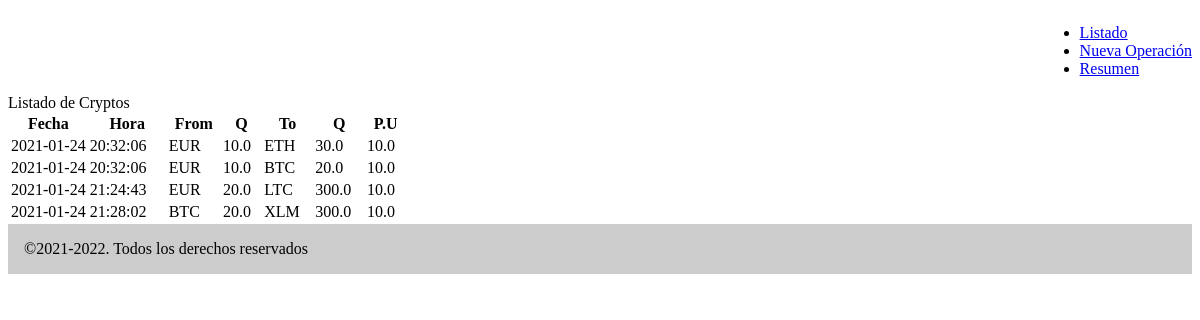
The page / on the database its author committed.
### tables this page shows
CREATE TABLE "movimientos" (
	"id"	INTEGER,
	"fecha"	TEXT NOT NULL,
	"hora"	TEXT NOT NULL,
	"monedafrom"	INTEGER NOT NULL,
	"cantidadfrom"	REAL NOT NULL,
	"monedato"	INTEGER NOT NULL,
	"cantidadto"	REAL NOT NULL,
	"conversion"	REAL,
	PRIMARY KEY("id" AUTOINCREMENT)
);

### movements/views.py (the view)
@app.route('/')
def listadoMovimientos():
    ingresos = acciones.busqueda('SELECT fecha, hora, monedafrom, cantidadfrom, monedato, cantidadto, conversion, id FROM movimientos;')
    return render_template("movimientos.html", datos=ingresos, title="Todos los movimientos")

### movements/acciones.py (called while the page is built)
def busqueda(query, params=()):
    conn = sqlite3.connect(DBFILE)
    cursor = conn.cursor()
    cursor.execute(query, params)
    conn.commit()
    registros = cursor.fetchall()
    conn.close()
    listaDeDiccionarios=consulta(registros,cursor)
    return listaDeDiccionarios

def consulta(registros,cursor):
    if len(registros) == 0:
        return registros
    columnNames = []
    for columnName in cursor.description:
        columnNames.append(columnName[0])
    listaDeDiccionarios = []
    for fila in registros:
        d = {}
        for ix, columnName in enumerate(columnNames):
            d[columnName] = fila[ix]
        listaDeDiccionarios.append(d)
    return listaDeDiccionarios

### movements/templates/movimientos.html (shortened to what this page needs)
{% extends "base.html" %}
        {% block titulo2 %} Listado de Cryptos{% endblock %}
        {% block contenido %}
        <div>
                {% if datos|length > 0 %}
                <table>
                <tr>
                        <th class="fecha">Fecha</th>
                        <th class="hora">Hora</th>
                        <th class="monedafrom">From</th>
                        <th class="cantidadfrom">Q</th>
                        <th class="monedato">To</th>
                        <th class="cantidadto">Q</th>
                        <th class="conversion">P.U</th>
                </tr>
                {% for registro in datos %}
                <tr>
                        <td>{{ registro['fecha'] }}</td>
                        <td>{{ registro['hora'] }}</td>
                        <td>{{ registro['monedafrom'] }}</td>
                        <td>{{ registro['cantidadfrom'] }}</td>
                        <td>{{ registro['monedato'] }}</td>
                        <td>{{ registro['cantidadto'] }}</td>
                        <td>{{ registro['conversion'] }}</td>
                </tr>
                {% endfor %}
                </table>
                {% else %}
                <p>Aún no has realizado ninguna compra, pulsa el +</p>
                {% endif %}
        </div>
        {% endblock %}

### movements/templates/base.html (shortened to what this page needs)
<!DOCTYPE html>
<html lang="en">
<head>
    <link rel="stylesheet" href="../static/estilos.css">
</head>
<body>
        <nav>
            <ul class="menu">
                <li class="item"><a href="/">Listado</a></li>
                <li class="item"><a href="/nuevacompra">Nueva Operación</a></li>
                <li class="item"><a href="/resumen">Resumen</a></li>
            </ul>
        </nav>
        <div>
            {% block titulo2 %}{% endblock %}
        </div>
        <section>
            {% block contenido %} {% endblock %}
        </section>
    <footer>
        &copy;2021-2022. Todos los derechos reservados
    </footer>
</body>
</html>

### movements/static/estilos.css (style rules this page uses)
body > header, body > main, body > footer { padding: 16px; background-image: url("C:\Users\josem\Sites\katas\FLASK_PROYECTO\movements\static\mundo.jpg"); background-color: #cccccc; }
header, footer { background-color: var(--background); }
nav { display: flex; justify-content: flex-end; }
th.fecha { width: 20%; }

### rows shown on the page
movimientos: fecha "2021-01-24", hora "20:32:06", monedafrom "EUR", cantidadfrom "10.0", monedato "ETH", cantidadto "30.0", conversion "10.0"
movimientos: fecha "2021-01-24", hora "20:32:06", monedafrom "EUR", cantidadfrom "10.0", monedato "BTC", cantidadto "20.0", conversion "10.0"
movimientos: fecha "2021-01-24", hora "21:24:43", monedafrom "EUR", cantidadfrom "20.0", monedato "LTC", cantidadto "300.0", conversion "10.0"
movimientos: fecha "2021-01-24", hora "21:28:02", monedafrom "BTC", cantidadfrom "20.0", monedato "XLM", cantidadto "300.0", conversion "10.0"
